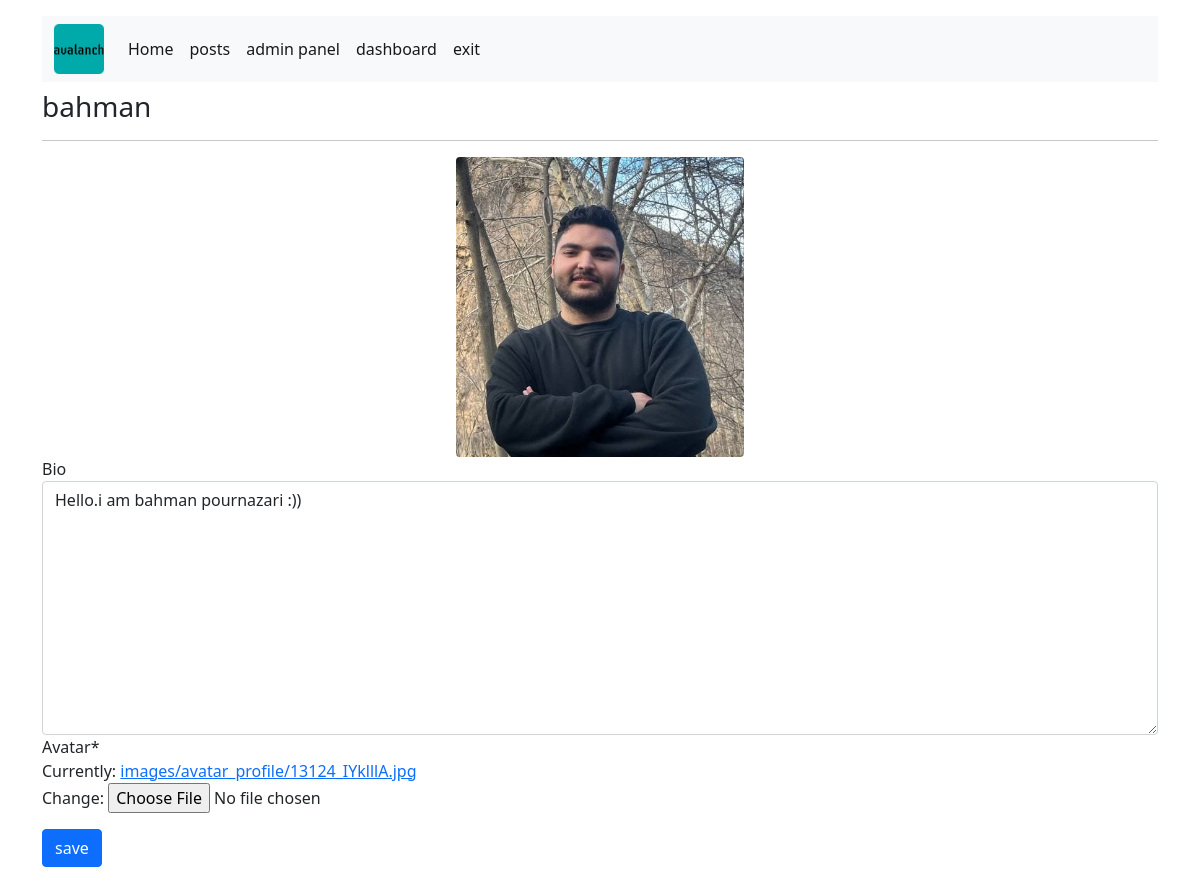
Page /profiles/dashboard (signed in) on the committed database.
### profiles/models.py (models this page shows, shortened)
class Profile(models.Model):
    user = models.OneToOneField(User, on_delete=models.CASCADE)
    bio = models.TextField(blank=True)
    avatar = models.ImageField(upload_to='images/avatar_profile',
                               default='images/avatar_profile/avatar.jpg')
    updated = models.DateTimeField(auto_now=True)
    created = models.DateTimeField(auto_now_add=True)

### profiles/views.py (the view, shortened to what this page needs)
# urls.py: path('dashboard', profile_page, name='dashboard_profile'),
@login_required
def profile_page(request):
    user = Profile.objects.get(user=request.user)
    form = UserProfileForm(request.POST or None, request.FILES or None, instance=user)
    context = {
        'user': user,
        'form': form
    }
    return render(request, 'profile/main_user_profile.html', context)

### profiles/forms.py
class UserProfileForm(forms.ModelForm):
    class Meta:
        model = Profile
        fields = ['bio', 'avatar']

### templates/profile/main_user_profile.html (shortened to what this page needs)
{% extends 'shared/base.html' %}
{% load static %}
{% load crispy_forms_tags %}
{% block header_scripts %}
    <link href="https://cdn.jsdelivr.net/npm/bootstrap@5.0.2/dist/css/bootstrap.min.css"
          rel="stylesheet"
>
{% endblock %}
{% block content %}
    <h3>{{ user.user }}</h3>
    <hr>
    <div class="text-center" id="avatar-box">
        {% if user.avatar %}
            <img src="{{ user.avatar.url }}" alt="{{ user.user.username }}" class="rounded"
                 height="300px" width="auto">
        {% else %}
            <img src="{% static 'uploads/images/avatar_profile/avatar.jpg' %}" alt=
                    "{{ user.user.username }}" class="rounded" height="200px" width="auto">
        {% endif %}
    </div>
    <form id="profile-form" action="">
        {{ form|crispy }}
        <button type="submit" class="btn btn-primary mt-3 mb-3">save</button>
    </form>
{% endblock %}

### rows in the picture
Profile: user "bahman", avatar (picture), bio "Hello.i am bahman pournazari :))"
